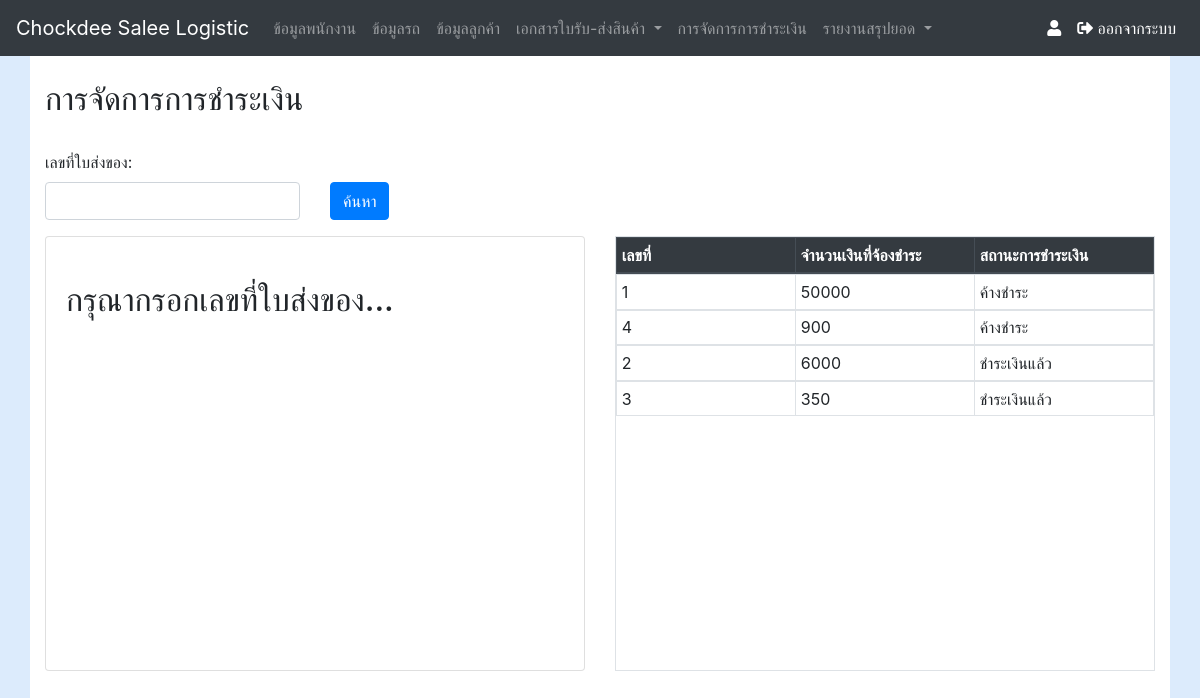
The app's page /payment.php with its own data.
### tables this page shows
CREATE TABLE `tb_inv_wb` (
  `tiw_id` int(11) NOT NULL,
  `tiw_wb_id` int(11) NOT NULL,
  `tiw_date` datetime NOT NULL DEFAULT CURRENT_TIMESTAMP,
  `tiw_money` int(11) NOT NULL DEFAULT '0',
  `tiw_payment_status` varchar(20) NOT NULL DEFAULT 'ค้างชำระ'
);

CREATE TABLE `tb_waybill` (
  `wb_id` int(10) NOT NULL COMMENT 'auto',
  `wb_nbook` varchar(8) NOT NULL COMMENT 'เล่มที่',
  `wb_date` varchar(50) NOT NULL COMMENT 'วันที่',
  `wb_money` float NOT NULL COMMENT 'จำนวนเงิน',
  `wb_payment` enum('ยังไม่ได้ชำระ','ชำระแล้ว') NOT NULL COMMENT 'สถานะ',
  `wb_img` varchar(100) NOT NULL COMMENT 'รูปภาพ',
  `wb_nber` varchar(10) NOT NULL COMMENT 'เลขที่',
  `customer_id` varchar(10) NOT NULL COMMENT 'เรียกใช้มาจากตารางลูกค้า',
  `car_id` int(5) NOT NULL COMMENT 'เรียกใช้มาจากตารางข้อมูลรถ',
  `wb_id_set` varchar(8) DEFAULT NULL,
  `tb_inv_status` int(11) NOT NULL,
  `staff_id` int(11) NOT NULL
);

### payment.php (the view, shortened to what this page needs)
<?php require_once('nevbar.php');
require_once('Connections/myconnect.php');
$id = $_GET["id"];
?>
<!DOCTYPE html>
<html>
<head>
    <link rel="stylesheet" href="css/custom.css" />
</head>
<body>
    <div class="container">
        <br />
        <h2>การจัดการการชำระเงิน</h2>
        <br />
        <form method="get" action="<?php echo $_SERVER['SCRIPT_NAME'];?>">
            <div class="form-group">
                <label for="usr">เลขที่ใบส่งของ:</label>
                <div class="row">
                    <div class="col-sm-3">
                        <input type="text" class="form-control" id="usr" name="id" value="<?php echo $_GET["id"];?>" />
                    </div>
                    <div class="col-sm-1">
                        <button class="btn btn-primary">ค้นหา</button>
                    </div>
                </div>
            </div>
        </form>
        <div class=row>
            <div class=col-sm-6>
                <?php
if($_GET["id"]){
    mysql_select_db($database_myconnect, $myconnect);
  $query_payment = "SELECT * FROM `tb_inv_wb`
                    INNER JOIN tb_waybill
                    ON tb_waybill.wb_id=tb_inv_wb.tiw_wb_id
                    INNER JOIN tb_customer
                    ON tb_customer.cus_id=tb_waybill.	customer_id
                    WHERE tiw_id=$id";
  $PaymentDetail = mysql_query($query_payment, $myconnect) or die(mysql_error());
  $PaymentDetailID = mysql_fetch_assoc($PaymentDetail);
if(!$PaymentDetailID['wb_id_set']){
    echo '<div class="card" style="height: 100%">
             <div class="card-body" >
                 <br />
                <h2>ไม่พบรายการ...<h2>
                <br />
             </div>
        </div>';
}
else{
  ?>
                <div class="card" style="height: 100%">
                    <div class="card-body">
                        <div class=row>
                            <div class="col-sm-8"></div>
                            <div class="col-sm-4">
                                <div>ใบส่งของเลขที่ <?php echo $_GET["id"] ?> </div>
                                <div>วันที่ <?php echo date_format(date_create($PaymentDetailID['tiw_date']),"d/m/Y") ?>
                                </div>
                            </div>
                        </div>
                        <br />
                        <div class="row">
                            <div class="col-sm-1"></div>
                            <div class="col-sm-6">
                                <div>อ้างอิงรหัสใบรับสินค้า: <?php echo $PaymentDetailID['wb_id_set'] ?></div>
                                <div>ชื่อบริษัท: <?php echo $PaymentDetailID['cus_compan'] ?></div>
                                <div>ยอดเงินค่าขนส่ง: <?php echo $PaymentDetailID['wb_money'] ?></div>
                                <div>ยอดเงินที่ชำระแล้ว: <?php echo $PaymentDetailID['tiw_money'] ?></div>
                                <br />
                            </div>
                            <div class="col-sm-4">
                                <label for="money">จำนวนเงินที่ได้รับ:</label>
                                <form action="payment_update.php" method="post">
                                    <input type="hidden" name="id" id="id" value="<?php echo $PaymentDetailID['tiw_id']?>"/>
                                    <input type="hidden" name="wb_money" id="wb_money" value="<?php echo $PaymentDetailID['wb_money'] ?>"/>
                                    <input type="hidden" name="tiw_money" id="tiw_money" value="<?php echo $PaymentDetailID['tiw_money']?>"/>
                                    <input type="number" class="form-control" id="money" name="money" />
                                    <br />
                                    <button class="btn btn-success float-right">ตกลง</button>
                                </form>
                            </div>
                        </div>
                        <br />
                    </div>
                </div>
                <?php
}
}
else{
    ?>
                <div class="card" style="height: 100%">
                    <div class="card-body">
                        <br />
                        <h2>กรุณากรอกเลขที่ใบส่งของ...<h2>
                                <br />
                    </div>
                </div>
                <?php }
                $query_payment_all = "SELECT * FROM `tb_inv_wb`
                INNER JOIN tb_waybill
                ON tb_waybill.wb_id=tb_inv_wb.tiw_wb_id
                INNER JOIN tb_customer
                ON tb_customer.cus_id=tb_waybill.customer_id
                ORDER BY tiw_payment_status ASC";
                $PaymentDetailAll = mysql_query($query_payment_all, $myconnect) or die(mysql_error());
?>
            </div>
            <div class="col-sm-6">
                <table class="table table-hover table-sm table-bordered">
                    <thead class="thead-dark">
                        <tr>
                            <th>เลขที่</th>
                            <th>จำนวนเงินที่จ้องชำระ</th>
                            <th>สถานะการชำระเงิน</th>
                        </tr>
                    </thead>
                    <tbody>
                        <?php
                        while($row_PaymentDetailAll = mysql_fetch_array($PaymentDetailAll)) {
                    ?>
                        <tr>
                            <td><?php echo $row_PaymentDetailAll["tiw_id"]; ?></td>
                            <td><?php echo $row_PaymentDetailAll['wb_money'] ?></td>
                            <td><?php echo $row_PaymentDetailAll['tiw_payment_status'] ?></td>
                        </tr>
                        <?php } ?>
                    </tbody>
                </table>
            </div>
        </div>
        <br />
    </div>
</body>
</html>

### css/custom.css (style rules this page uses)
body { background: #DCEBFC; }
.container { background: #FFF; height: 100%; min-height: calc(100vh - calc(3.5rem + 1px)); }

### payment.php (style rules this page uses)
table, tbody { display: block; height: 380px; width: 100%; overflow: auto; }
thead, tbody tr { display: table; width: 100%; table-layout: fixed; }
table { height: 100% }

### records on screen
tb_inv_wb: tiw_id "1", tb_waybill.wb_money "50000", tiw_payment_status "ค้างชำระ"
tb_inv_wb: tiw_id "4", tb_waybill.wb_money "900", tiw_payment_status "ค้างชำระ"
tb_inv_wb: tiw_id "2", tb_waybill.wb_money "6000", tiw_payment_status "ชำระเงินแล้ว"
tb_inv_wb: tiw_id "3", tb_waybill.wb_money "350", tiw_payment_status "ชำระเงินแล้ว"
